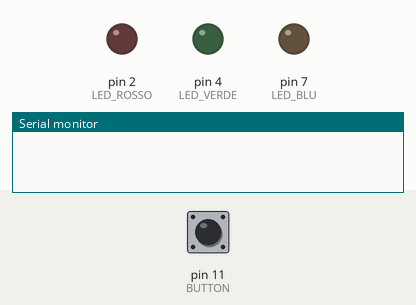
A sketch run on a simulated Arduino Uno, built with avr-gcc and run on an emulated ATmega328P. On the bench: output pins drawn as LEDs (lit = HIGH), the last lines printed to the serial monitor. The test bench sets the inputs (shaded band); at power-on: pin 11 (BUTTON) HIGH.

Above: at 1.2 s.
1.3 s: pin 11 (BUTTON) pulled LOW for 0.15 s
At 1.6 s:
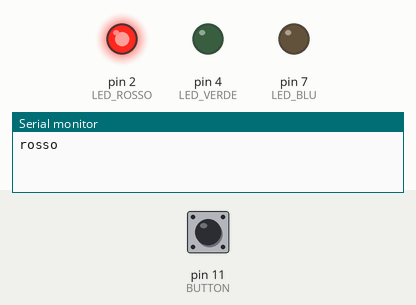
2.9 s: pin 11 (BUTTON) pulled LOW for 1 s
At 4.0 s:
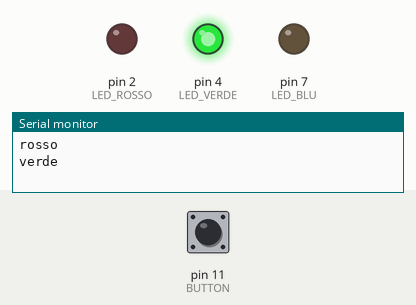
5.4 s: pin 11 (BUTTON) pulled LOW for 0.15 s
At 5.9 s:
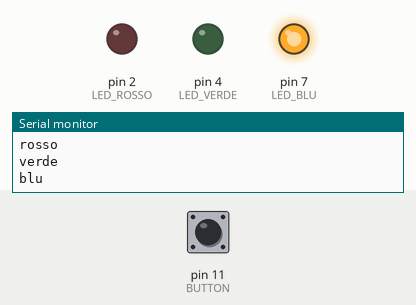
7.0 s: pin 11 (BUTTON) pulled LOW for 3.2 s
At 8.3 s:
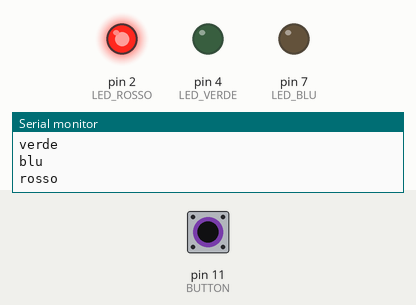
Timing chart, 0 to 10.0 s (numbered marks = the images above; inputs shaded):
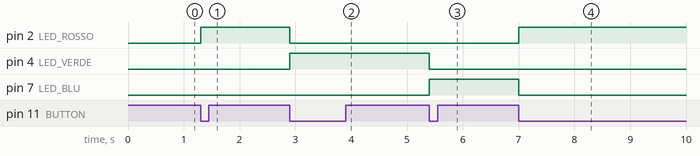

The sketch:

LedAlternati_Button.ino
```cpp
const int LED_ROSSO = 2;
const int LED_VERDE = 4;
const int LED_BLU = 7;
const int BUTTON = 11;

int led_attuale = 1;
bool stato_precedente = HIGH;

void setup() {
  Serial.begin(9600);
  pinMode(BUTTON, INPUT_PULLUP);
  pinMode(LED_VERDE, OUTPUT);
  pinMode(LED_ROSSO, OUTPUT);
  pinMode(LED_BLU, OUTPUT);
}

void loop() {
  bool stato_attuale = digitalRead(BUTTON);

  if(stato_precedente == HIGH && stato_attuale == LOW){

    digitalWrite(LED_ROSSO, LOW);
    digitalWrite(LED_VERDE, LOW);
    digitalWrite(LED_BLU, LOW);

    if(led_attuale == 1){
      digitalWrite(LED_ROSSO, HIGH);
      Serial.println("rosso");
    }
    if(led_attuale == 2){
      digitalWrite(LED_VERDE, HIGH);
      Serial.println("verde");
    }
    if(led_attuale == 3){
      digitalWrite(LED_BLU, HIGH);
      Serial.println("blu");
    }

    if(led_attuale == 3){
      led_attuale = 1;
    }
    else{
      led_attuale++;
    }
  }

  stato_precedente = stato_attuale;
}
```

Measured:
- after the input at 1.3 s, pin 2 (LED_ROSSO): LOW → HIGH at once
- after the input at 2.9 s, pin 2 (LED_ROSSO): HIGH → LOW at once; pin 4 (LED_VERDE): LOW → HIGH at once
- after the input at 5.4 s, pin 4 (LED_VERDE): HIGH → LOW at once; pin 7 (LED_BLU): LOW → HIGH at once
- after the input at 7.0 s, pin 2 (LED_ROSSO): LOW → HIGH at once; pin 7 (LED_BLU): HIGH → LOW at once
